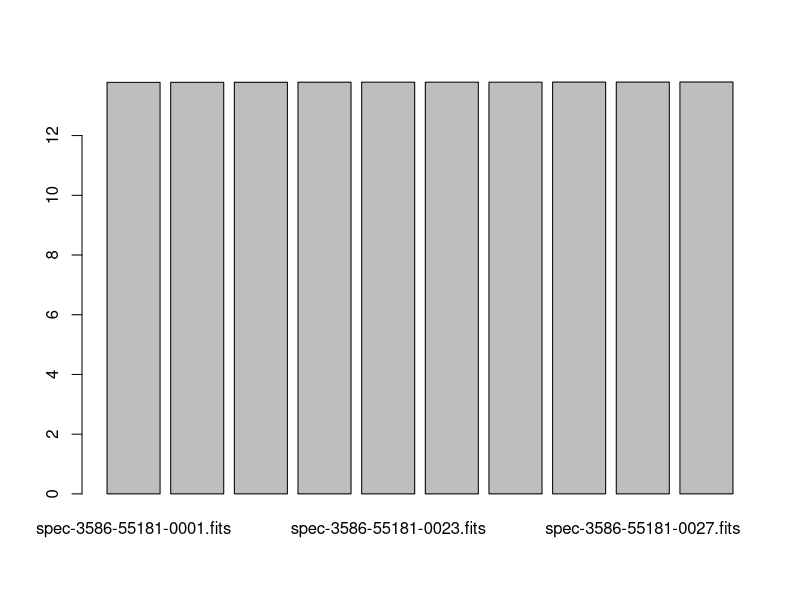
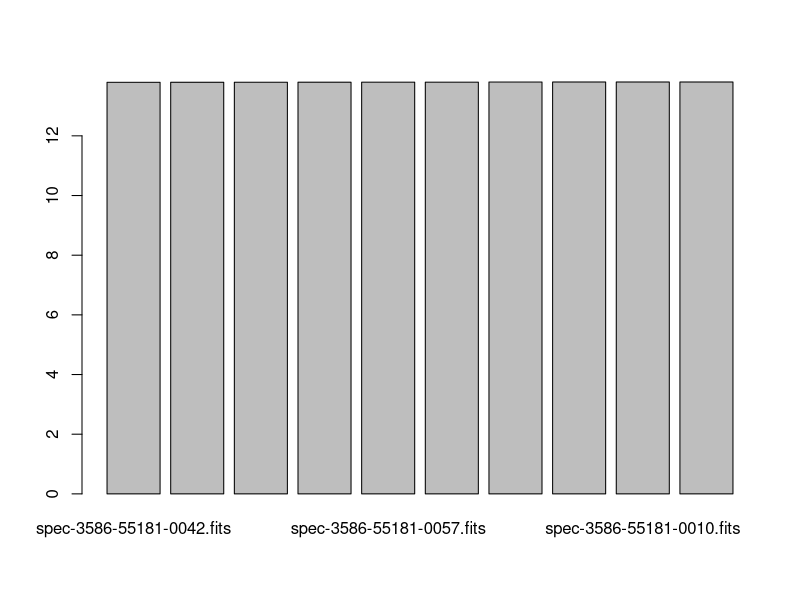
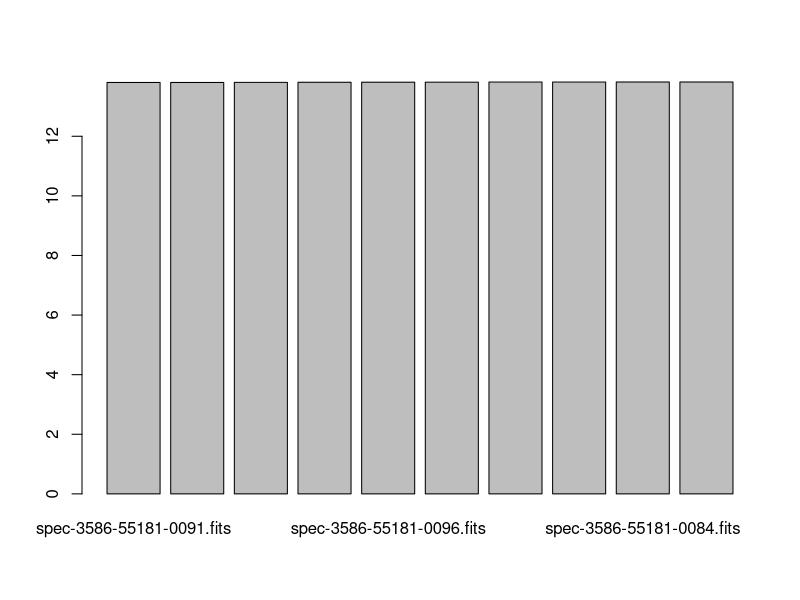
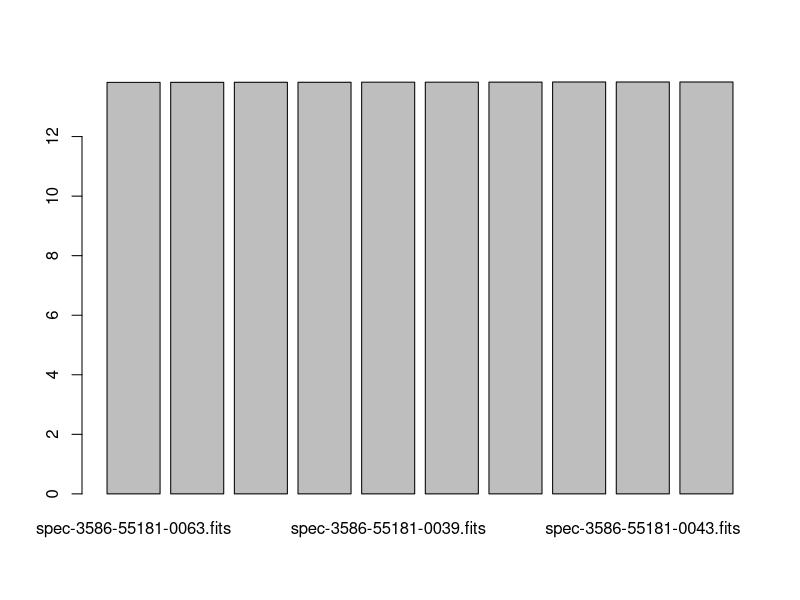
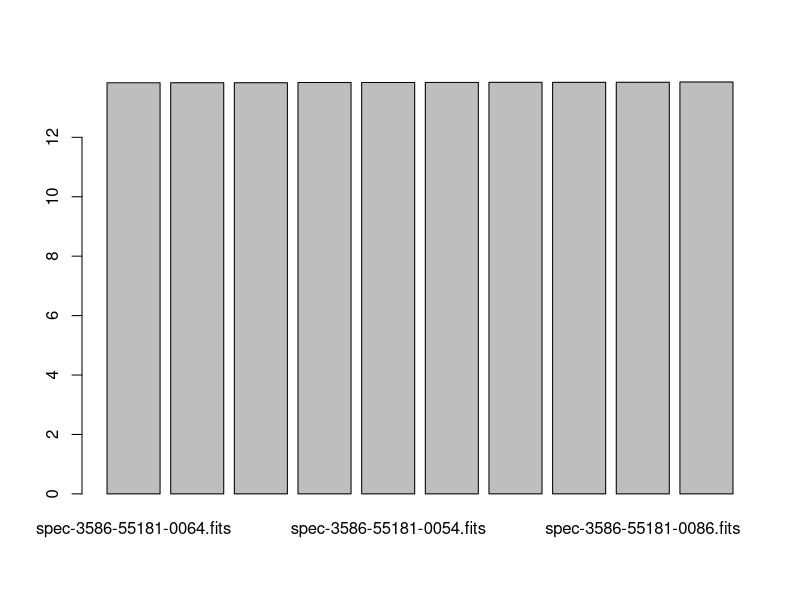
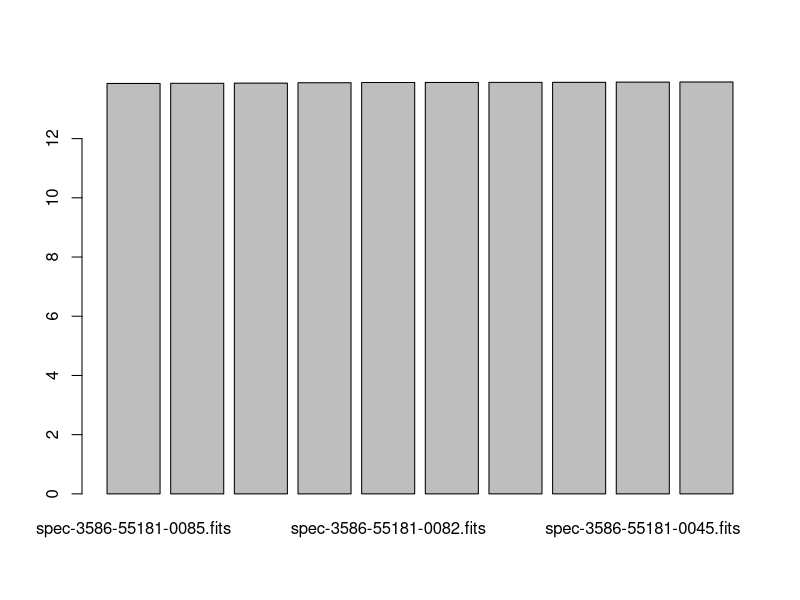
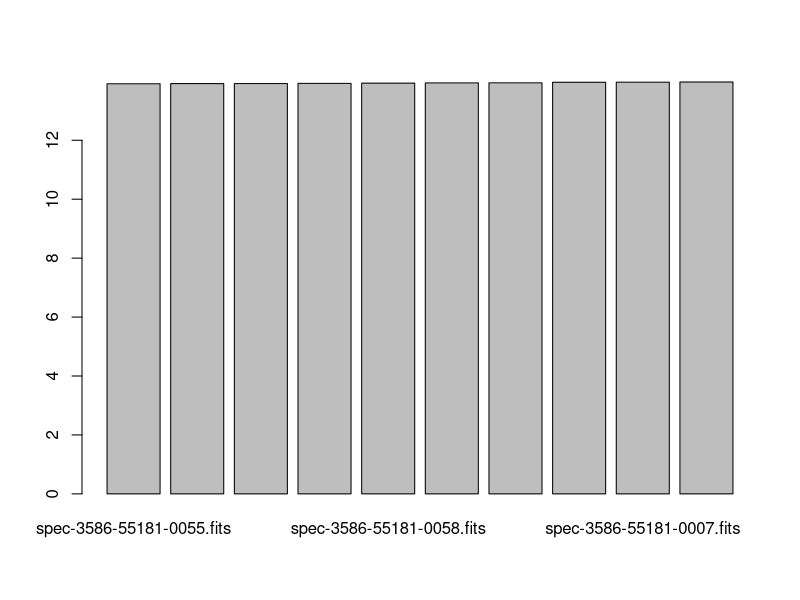
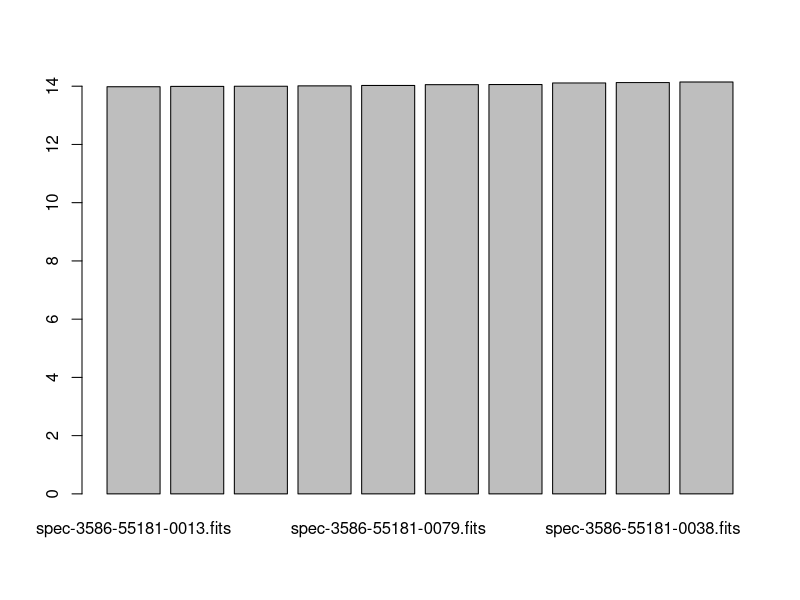

The R script that drew these images, in order:
## ---- chunk 1
knitr::opts_chunk$set(echo = TRUE)
## ---- chunk 2
df = read.csv("hw4best100.csv",header = T)
head(df)
## ---- chunk 3
for (x in 0:9){
  low = x*10 + 1
  high = x*10 + 10
  temp = df[c(low:high),][,c('distance','spectrumID')]
  barplot(temp$distance,names.arg = temp$spectrumID)
}

